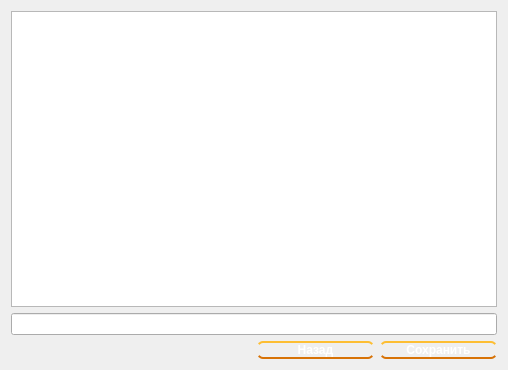
<?xml version="1.0" encoding="UTF-8"?>
<ui version="4.0">
 <class>SaveWindow</class>
 <widget class="QDialog" name="SaveWindow">
  <property name="geometry">
   <rect>
    <x>0</x>
    <y>0</y>
    <width>508</width>
    <height>370</height>
   </rect>
  </property>
  <property name="windowTitle">
   <string>Dialog</string>
  </property>
  <property name="styleSheet">
   <string notr="true">QWidget {
	font-weight: bold
}

QPushButton {
  color: white;
  text-decoration: none;
  padding: .5em 2em;
  outline: none;
  border-width: 2px 0;
  border-style: solid none;
  border-color: #FDBE33 #000 #D77206;
  border-radius: 6px;
  background: linear-gradient(#F3AE0F, #E38916) #E38916;
}

QMessageBox {
    background-color: #CD853F;
	background-image: url(&quot;:/bground.png&quot;)
}</string>
  </property>
  <layout class="QGridLayout" name="gridLayout">
   <item row="2" column="1">
    <layout class="QHBoxLayout" name="horizontalLayout_2">
     <item>
      <widget class="QPushButton" name="backSaving">
       <property name="text">
        <string>Назад</string>
       </property>
      </widget>
     </item>
     <item>
      <widget class="QPushButton" name="saveSaving">
       <property name="text">
        <string>Сохранить</string>
       </property>
      </widget>
     </item>
    </layout>
   </item>
   <item row="0" column="0" colspan="2">
    <widget class="QListWidget" name="listWidget">
     <property name="styleSheet">
      <string notr="true"/>
     </property>
    </widget>
   </item>
   <item row="1" column="0" colspan="2">
    <widget class="QLineEdit" name="lineEdit"/>
   </item>
  </layout>
 </widget>
 <resources/>
 <connections/>
</ui>
